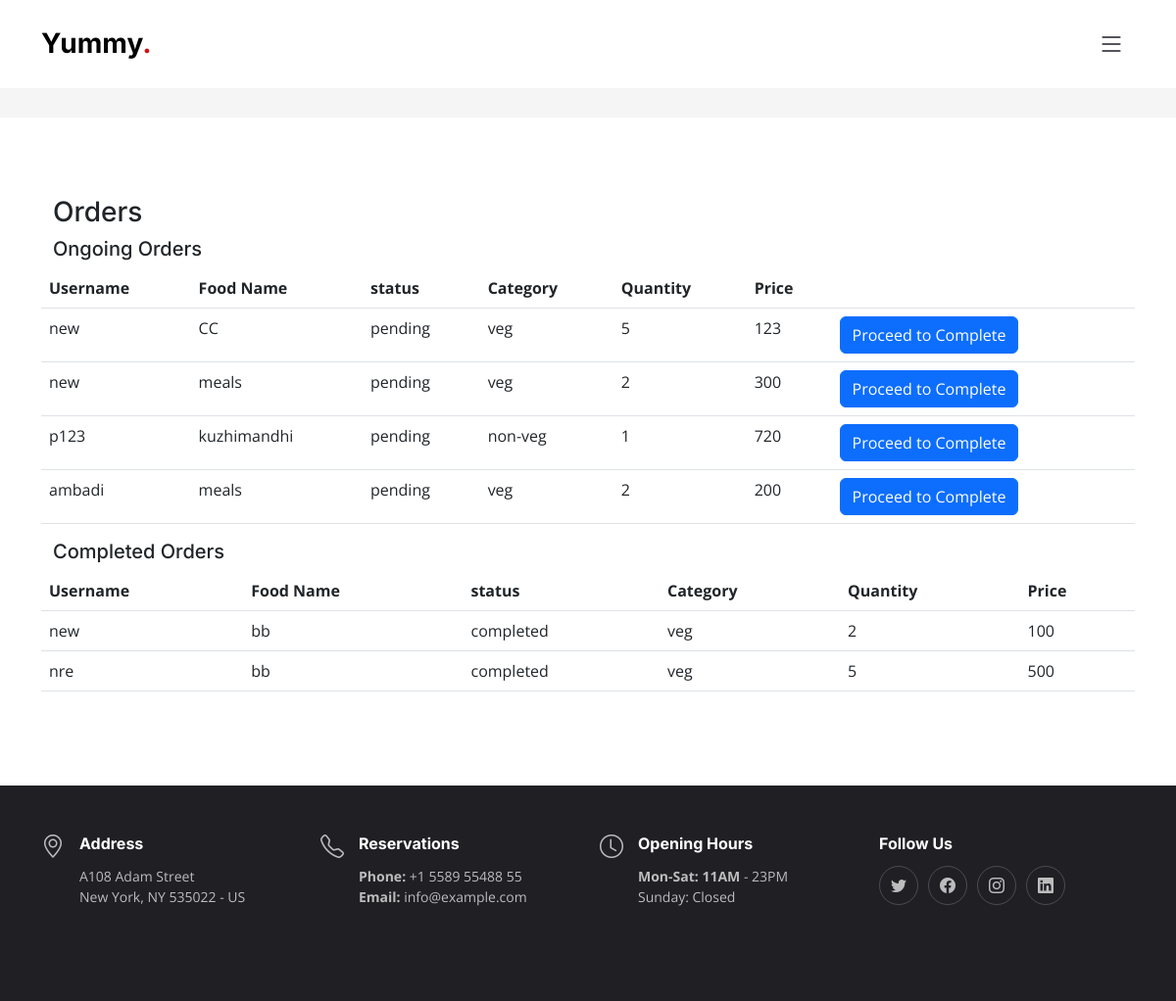
Screenshot of /Restaurant_home with the database file from the repository.
### foodapp/models.py (models this page shows)
class OngoingOrder(models.Model):
    username = models.CharField(max_length=20)
    food_name =  models.CharField(max_length=20)
    status =    models.CharField(max_length=20)
    category =  models.CharField(max_length=10)
    quantity = models.IntegerField()
    price = models.IntegerField()

class CompletedOrder(models.Model):
    username = models.CharField(max_length=20)
    food_name =  models.CharField(max_length=20)
    status =    models.CharField(max_length=20)
    category =  models.CharField(max_length=10)
    quantity = models.IntegerField()
    price = models.IntegerField()
    phnumber = models.IntegerField()

### foodapp/views.py (the view)
# urls.py: path('Restaurant_home',views.Restaurant_home,name="Restaurant_home"),
def Restaurant_home(request):
    data_completed=CompletedOrder.objects.all()
    data_pending=OngoingOrder.objects.all()
    return render(request,'Restaurant_home.html',{'o_orders':data_pending ,'c_orders':data_completed})

### foodapp/templates/Restaurant_home.html (shortened to what this page needs)
{% extends 'Restaurant_layout.html' %}
{% block content %}
<div class="container" data-aos="fade-up">
    <h3>Orders</h3>
    <div class="row ">
            <h5>Ongoing Orders</h5>
            <table class="table">
                <thead>
                  <tr>
                    <th scope="col">Username</th>
                    <th scope="col">Food Name</th>
                    <th scope="col">status</th>
                    <th scope="col">Category</th>
                    <th scope="col">Quantity</th>
                    <th scope="col">Price</th>
                    <th scope="col">&nbsp;</th>
                  </tr>
                </thead>
                {% for o in o_orders %}
                <tbody>
                  <tr>
                    <td>{{o.username}}</td>
                    <td>{{o.food_name}}</td>
                    <td>{{o.status}}</td>
                    <td>{{o.category}}</td>
                    <td>{{o.quantity}}</td>
                    <td>{{o.price}}</td>
                    <td><a href="/res_complete/{{o.id}}" ><button class="btn btn-primary">Proceed to Complete</button></a></td>
                  </tr>
                  {% endfor %}
                </tbody>
              </table>
    </div>
    <div class="row ">
        <h5>Completed Orders</h5>
        <table class="table">
            <thead>
              <tr>
                <th scope="col">Username</th>
                <th scope="col">Food Name</th>
                <th scope="col">status</th>
                <th scope="col">Category</th>
                <th scope="col">Quantity</th>
                <th scope="col">Price</th>
              </tr>
            </thead>
            {% for dc in c_orders %}
            <tbody>
              <tr>
                <td>{{dc.username}}</td>
                <td>{{dc.food_name}}</td>
                <td>{{dc.status}}</td>
                <td>{{dc.category}}</td>
                <td>{{dc.quantity}}</td>
                <td>{{dc.price}}</td>
              </tr>
            </tbody>
            {% endfor %}
          </table>
</div>
</div>
{% endblock %}

### foodapp/static/assets/css/main.css (style rules this page uses)
:root { --font-default: "Open Sans", system-ui, -apple-system, "Segoe UI", Roboto, "Helvetica Neue", Arial, "Noto Sans", "Liberation Sans", sans-serif, "Apple Color Emoji", "Segoe UI Emoji", "Segoe UI Symbol", "Noto Color Emoji"; --font-primary: "Amatic SC", sans-serif; --font-secondary: "Inter", sans-serif; }
:root { --color-default: #212529; --color-primary: #ce1212; --color-secondary: #37373f; }
:root { scroll-behavior: smooth; }
body { font-family: var(--font-default); color: var(--color-default); }
a { color: var(--color-primary); text-decoration: none; }
h1, h2, h3, h4, h5, h6 { font-family: var(--font-secondary); }

### rows the page displays
OngoingOrder: username "new", food_name "CC", status "pending", category "veg", quantity "5", price "123"
OngoingOrder: username "new", food_name "meals", status "pending", category "veg", quantity "2", price "300"
OngoingOrder: username "p123", food_name "kuzhimandhi", status "pending", category "non-veg", quantity "1", price "720"
OngoingOrder: username "ambadi", food_name "meals", status "pending", category "veg", quantity "2", price "200"
CompletedOrder: username "new", food_name "bb", status "completed", category "veg", quantity "2", price "100"
CompletedOrder: username "nre", food_name "bb", status "completed", category "veg", quantity "5", price "500"
